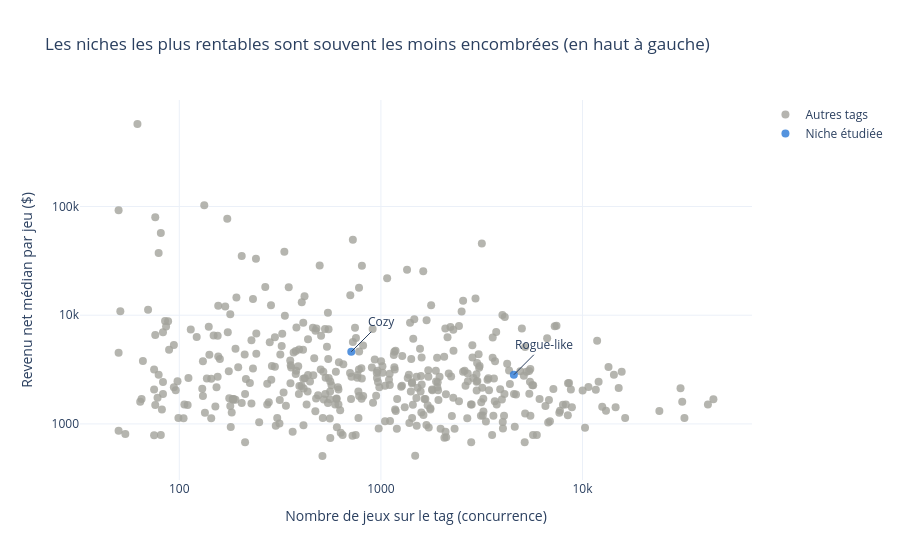

Notebook code for this chart:
### Markdown cell above
## 1. Carte des niches

### Code cell
fig1 = niche_map(niches, highlight=['Rogue-like', 'Cozy'])
fig1.show()

### Figure 1 — Plotly figure (JSON) as saved in the notebook; plotly's stock layout.template omitted (floating-point values rounded to 4 significant figures; data arrays with more than 128 entries replaced by an {"elided": "..."} marker saying what was removed)
{"data": [{"customdata": {"elided": "416x2 mixed values"}, "hovertemplate": "<b>%{hovertext}</b><br><br>Nombre de jeux sur le tag (concurrence)=%{x}<br>Revenu net médian par jeu ($)=%{y}<br>part rentable (%)=%{customdata[1]}<extra></extra>", "hovertext": {"elided": "416 str values"}, "legendgroup": "Autres tags", "marker": {"color": "#a3a29b", "opacity": 0.8, "size": 8, "symbol": "circle"}, "mode": "markers", "name": "Autres tags", "orientation": "v", "showlegend": true, "type": "scatter", "x": {"elided": "416 int values"}, "xaxis": "x", "y": {"elided": "416 float values"}, "yaxis": "y"}, {"customdata": [["Niche étudiée", 18.0], ["Niche étudiée", 15.0]], "hovertemplate": "<b>%{hovertext}</b><br><br>Nombre de jeux sur le tag (concurrence)=%{x}<br>Revenu net médian par jeu ($)=%{y}<br>part rentable (%)=%{customdata[1]}<extra></extra>", "hovertext": ["Cozy", "Rogue-like"], "legendgroup": "Niche étudiée", "marker": {"color": "#2a78d6", "opacity": 0.8, "size": 8, "symbol": "circle"}, "mode": "markers", "name": "Niche étudiée", "orientation": "v", "showlegend": true, "type": "scatter", "x": [713, 4565], "xaxis": "x", "y": [4611.0, 2833.0], "yaxis": "y"}], "layout": {"annotations": [{"arrowhead": 0, "ax": 30, "ay": -30, "showarrow": true, "text": "Rogue-like", "x": 3.659, "y": 3.452}, {"arrowhead": 0, "ax": 30, "ay": -30, "showarrow": true, "text": "Cozy", "x": 2.853, "y": 3.664}], "legend": {"title": {"text": ""}, "tracegroupgap": 0}, "title": {"text": "Les niches les plus rentables sont souvent les moins encombrées (en haut à gauche)"}, "xaxis": {"anchor": "y", "domain": [0.0, 1.0], "dtick": 1, "title": {"text": "Nombre de jeux sur le tag (concurrence)"}, "type": "log"}, "yaxis": {"anchor": "x", "domain": [0.0, 1.0], "dtick": 1, "title": {"text": "Revenu net médian par jeu ($)"}, "type": "log"}}}
